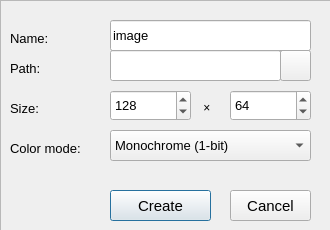
<?xml version="1.0" encoding="UTF-8"?>
<ui version="4.0">
 <class>CreateProjectDialog</class>
 <widget class="QDialog" name="CreateProjectDialog">
  <property name="geometry">
   <rect>
    <x>0</x>
    <y>0</y>
    <width>330</width>
    <height>230</height>
   </rect>
  </property>
  <property name="minimumSize">
   <size>
    <width>330</width>
    <height>230</height>
   </size>
  </property>
  <property name="maximumSize">
   <size>
    <width>330</width>
    <height>230</height>
   </size>
  </property>
  <property name="windowTitle">
   <string>Dialog</string>
  </property>
  <widget class="QFrame" name="frame">
   <property name="geometry">
    <rect>
     <x>0</x>
     <y>0</y>
     <width>331</width>
     <height>251</height>
    </rect>
   </property>
   <property name="frameShape">
    <enum>QFrame::Shape::StyledPanel</enum>
   </property>
   <property name="frameShadow">
    <enum>QFrame::Shadow::Raised</enum>
   </property>
   <widget class="QPushButton" name="btn_ConfirmCreate">
    <property name="geometry">
     <rect>
      <x>110</x>
      <y>190</y>
      <width>101</width>
      <height>31</height>
     </rect>
    </property>
    <property name="font">
     <font>
      <pointsize>11</pointsize>
     </font>
    </property>
    <property name="cursor">
     <cursorShape>PointingHandCursor</cursorShape>
    </property>
    <property name="text">
     <string>Create</string>
    </property>
   </widget>
   <widget class="QPushButton" name="btn_Cancel">
    <property name="geometry">
     <rect>
      <x>230</x>
      <y>190</y>
      <width>81</width>
      <height>31</height>
     </rect>
    </property>
    <property name="font">
     <font>
      <pointsize>11</pointsize>
     </font>
    </property>
    <property name="cursor">
     <cursorShape>PointingHandCursor</cursorShape>
    </property>
    <property name="text">
     <string>Cancel</string>
    </property>
   </widget>
   <widget class="QSpinBox" name="spin_Width">
    <property name="geometry">
     <rect>
      <x>110</x>
      <y>90</y>
      <width>81</width>
      <height>31</height>
     </rect>
    </property>
    <property name="font">
     <font>
      <pointsize>10</pointsize>
     </font>
    </property>
    <property name="cursor">
     <cursorShape>IBeamCursor</cursorShape>
    </property>
    <property name="minimum">
     <number>1</number>
    </property>
    <property name="maximum">
     <number>2000</number>
    </property>
    <property name="value">
     <number>128</number>
    </property>
   </widget>
   <widget class="QLabel" name="label_4">
    <property name="geometry">
     <rect>
      <x>10</x>
      <y>100</y>
      <width>49</width>
      <height>16</height>
     </rect>
    </property>
    <property name="font">
     <font>
      <pointsize>10</pointsize>
     </font>
    </property>
    <property name="text">
     <string>Size:</string>
    </property>
   </widget>
   <widget class="QLabel" name="label_5">
    <property name="geometry">
     <rect>
      <x>10</x>
      <y>30</y>
      <width>49</width>
      <height>16</height>
     </rect>
    </property>
    <property name="font">
     <font>
      <pointsize>10</pointsize>
     </font>
    </property>
    <property name="text">
     <string>Name:</string>
    </property>
   </widget>
   <widget class="QSpinBox" name="spin_Height">
    <property name="geometry">
     <rect>
      <x>230</x>
      <y>90</y>
      <width>81</width>
      <height>31</height>
     </rect>
    </property>
    <property name="font">
     <font>
      <pointsize>10</pointsize>
     </font>
    </property>
    <property name="cursor">
     <cursorShape>IBeamCursor</cursorShape>
    </property>
    <property name="minimum">
     <number>1</number>
    </property>
    <property name="maximum">
     <number>2000</number>
    </property>
    <property name="value">
     <number>64</number>
    </property>
   </widget>
   <widget class="QLabel" name="label_6">
    <property name="geometry">
     <rect>
      <x>200</x>
      <y>100</y>
      <width>21</width>
      <height>16</height>
     </rect>
    </property>
    <property name="text">
     <string> ×</string>
    </property>
   </widget>
   <widget class="QLabel" name="label_7">
    <property name="geometry">
     <rect>
      <x>10</x>
      <y>60</y>
      <width>49</width>
      <height>16</height>
     </rect>
    </property>
    <property name="font">
     <font>
      <pointsize>10</pointsize>
     </font>
    </property>
    <property name="text">
     <string>Path:</string>
    </property>
   </widget>
   <widget class="QPushButton" name="btn_Browse">
    <property name="geometry">
     <rect>
      <x>280</x>
      <y>50</y>
      <width>31</width>
      <height>31</height>
     </rect>
    </property>
    <property name="cursor">
     <cursorShape>PointingHandCursor</cursorShape>
    </property>
    <property name="text">
     <string/>
    </property>
   </widget>
   <widget class="QComboBox" name="cmb_ColorMode">
    <property name="geometry">
     <rect>
      <x>110</x>
      <y>130</y>
      <width>201</width>
      <height>31</height>
     </rect>
    </property>
    <property name="font">
     <font>
      <pointsize>10</pointsize>
     </font>
    </property>
    <property name="cursor">
     <cursorShape>PointingHandCursor</cursorShape>
    </property>
    <item>
     <property name="text">
      <string>Monochrome (1-bit)</string>
     </property>
    </item>
    <item>
     <property name="text">
      <string>RGB Color (16/24-bit)</string>
     </property>
    </item>
   </widget>
   <widget class="QLabel" name="label_8">
    <property name="geometry">
     <rect>
      <x>10</x>
      <y>140</y>
      <width>91</width>
      <height>16</height>
     </rect>
    </property>
    <property name="font">
     <font>
      <pointsize>10</pointsize>
     </font>
    </property>
    <property name="text">
     <string>Color mode:</string>
    </property>
   </widget>
   <widget class="QLineEdit" name="input_ProjectName">
    <property name="geometry">
     <rect>
      <x>110</x>
      <y>20</y>
      <width>201</width>
      <height>31</height>
     </rect>
    </property>
    <property name="font">
     <font>
      <pointsize>10</pointsize>
     </font>
    </property>
    <property name="text">
     <string>image</string>
    </property>
    <property name="placeholderText">
     <string>Enter project title</string>
    </property>
   </widget>
   <widget class="QLineEdit" name="input_Location">
    <property name="geometry">
     <rect>
      <x>110</x>
      <y>50</y>
      <width>171</width>
      <height>31</height>
     </rect>
    </property>
    <property name="font">
     <font>
      <pointsize>10</pointsize>
     </font>
    </property>
   </widget>
  </widget>
 </widget>
 <resources/>
 <connections/>
</ui>
